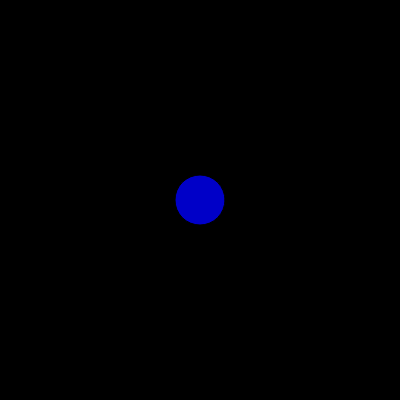
Frame 1 (no input)
Frame 60 (no input): identical to frame 1, image omitted
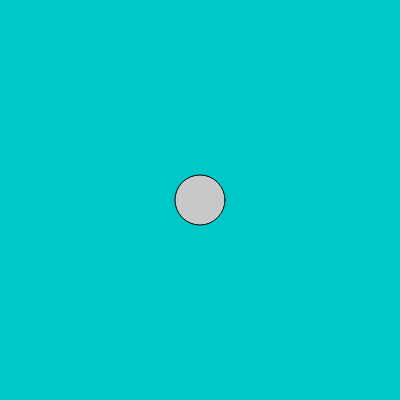
Frame 120 (the mouse pressed at the canvas centre since frame 60)

The p5.js sketch that drew these frames (run headless with seeded random() and noise() and a simulated clock; from frame 60 on, the mouse is pressed at the canvas centre):

// p5.js sketch
// ── sketch.js
let x; // you may see var x;
let y;
function setup() {
  createCanvas(400,400);
  
  x = 0;
  y=400;
  background(20);
  
}

function draw() {
  fill(x,y,200,100);
  /*
  // L to R
  ellipse(x,200,x/2);
  x = x + 5;

  // R to L
  ellipse(y,200,100);
  y = y - 5;
  */

  //ellipse that follows the mouse
  // ellipse(mouseX,mouseY,(mouseX+mouseY)/5);

  //ellipse at the center of the canvas
  background(0,mouseX,mouseY);
  fill(mouseX, mouseY, 200);
  ellipse(width/2,height/2,50);
  }

// ── style.css
html, body {
  margin: 0;
  padding: 0;
}

canvas {
 text-align: center;
}
